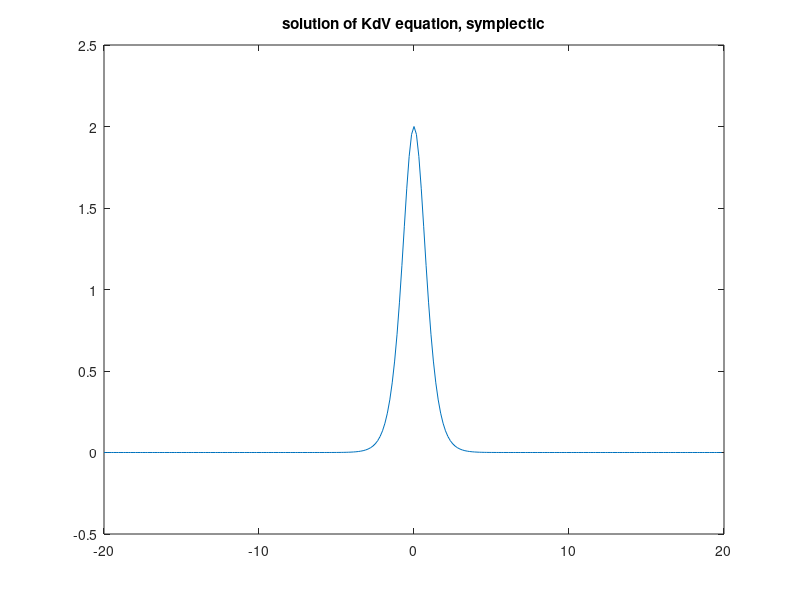

Source code (MATLAB): (Note: this script raises an error after producing the figure.)
% This script solves KdV equation in a periodic domain
% u_t=-6uu_x-u_xxx, -L<=x<=L
% using pseudo-spectral & symplectic M4a integrator
%%%%%%%%%%%%%%%%%%%%%%%%%%%%%%%%%%%%%%%%%%%%%%%%%%%%%%%%%%%%%%%%%%%%%%%

% Set simulation parameters
J = 256;      % Number of points in each direction, J devidable by 4
dt = 1E-3;    % initial time step size
Nt = 10e3;    % Number of time steps
ulim = 1.5E5; % if any u > ulim, simulation stops
Ls = 20;       % half domain size
w1=(2+2^(1/3)+2^(-1/3))/3;
w2=1-2*w1;     % integration fractional time steps

% Put useful stuff into a struct
params = struct('Ls',Ls, 'J',J,'dt',dt, 'Nt',Nt);
x=(-Ls:2*Ls/J:Ls-2*Ls/J)';

% Set up implicit dispersion
k = (pi/Ls)*[0:J/2 -J/2+1:-1]'; % wavenumbers
Lk = 1i*k.^3;
Dk = 1i*k;

% Initialize
t = 0;
% rng(15); u0 = randn(J,1); 
u0 = 2*sech(x).^2;
uk0 = fft(u0); uk0(J/2+1)=0;
uk = uk0;
ukm1 = uk0;  % at time n-1
ukm2 = uk0;  % at time n-2
% interpolatin function for the initial iteration input
interp = @(u0,um1,um2,w) (.5*w*(w+3)+1).*u0 - w*(w+2).*um1 +.5*w*(w+1).*um2;

figure(10)
plot(x,u0); ylim([-.5 2.5]);
title('solution of KdV equation, symplectic')

% Diagnostics
countDiag = 10;  % Compute diagnostics every countDiag steps
T = zeros(1,Nt/countDiag);
ut = zeros(J,Nt/countDiag);
mass = zeros(1,Nt/countDiag);
energy = zeros(1,Nt/countDiag);
hamiltonian = zeros(1,Nt/countDiag);


% Main loop 
% tic;
for ii=1:Nt
    if mod(ii,countDiag)==0
        if any(isnan(uk(:))), break, end
        T(ii/countDiag)=t;
        ut(:,ii/countDiag)=u;
        
        mass(ii/countDiag)=sum(u)*2*Ls/J;
        energy(ii/countDiag) = sum(abs(uk).^2)*2*Ls/J^2;
        hamiltonian(ii/countDiag) = (real(sum(u2k_dealiasing(uk,params).*conj(uk))) ...
                                     -1/2*sum(abs(Dk.*uk).^2)) *2*Ls/J^2;

%         toc
        display(['iteration i = ', num2str(ii),'; E = ',num2str(energy(ii/countDiag)),...
                 ', H = ',num2str(hamiltonian(ii/countDiag))]);
        figure(10)
        plot(x,u); ylim([-.5 2.5]);
        title('solution of KdV equation, symplectic')
    end
    
    
    % First stage
    zk0 = .5*(uk+interp(uk,ukm1,ukm2,w1));  % initial iteration
    [zk,ik] = iterativeKdV_M4a(zk0, w1*dt,uk,params);
    if ik==1
        disp('Error! quit...');
        break;
    end
    yk = 2*zk-uk;
    % Second stage
    zk0 = .5*(yk+interp(uk,ukm1,ukm2,w1+w2));
    [zk,ik] = iterativeKdV_M4a(zk0, w2*dt,yk,params);
    if ik==1
        disp('Error! quit...');
        break;
    end
    yk = 2*zk-yk;
    % Third stage
    zk0=.5*(yk+interp(uk,ukm1,ukm2,1));
    [zk,ik] = iterativeKdV_M4a(zk0, w1*dt,yk,params);
    if ik==1
        disp('Error! quit...');
        break;
    end
    yk = 2*zk-yk;

 
    ukm2 = ukm1;
    ukm1 = uk;
    % Successful step, proceed to evaluation
    uk = yk;
    t = t+dt;
    u = real(ifft(uk));
    uk = fft(u); uk(J/2+1)=0;

    if any(abs(u(:))>ulim),break,end
end



% plot results
figure(1)
plot(x,u,'LineWidth',2); hold on;
plot(x,2*sech(mod(x-4*t+Ls,2*Ls)-Ls).^2,'k--');
ylim([-.5 2.5]);
legend('numerics','theory')
title('solution of KdV equation, symplectic');

figure(11)
plot(T,mass); hold on;
title('time-series of the total mass');
figure(12)
plot(T,energy); hold on;
title('time-series of the total energy');
figure(13)
plot(T,hamiltonian); hold on;
title('time-series of the Hamiltonian');

% figure
% contour(x,T,ut',50); colorbar;
% xlabel('x'); ylabel('t');
% title('time-series of the KdV solution')